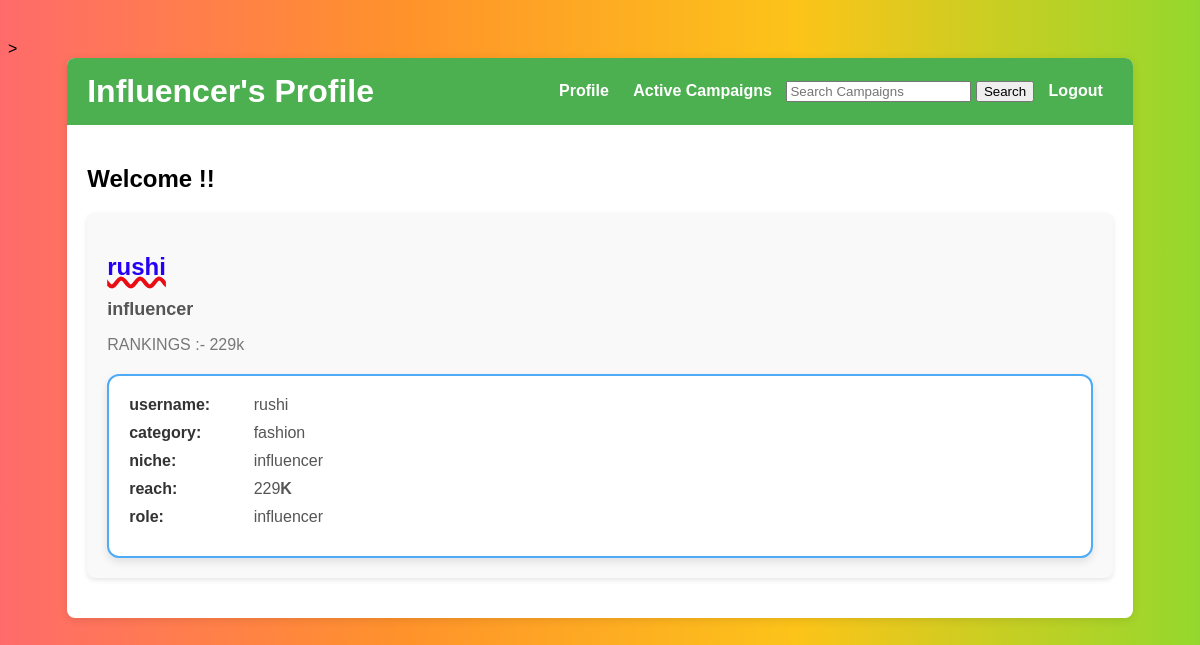
The app's page /influ_profile (signed in) with its own data.
### model.py (models this page shows)
class Users(db.Model):
    id = db.Column(db.Integer, primary_key=True)
    username = db.Column(db.String(250), unique=True, nullable=False)
    password = db.Column(db.String(250), nullable=False)
    role = db.Column(db.String(50), nullable=False)
    campaigns = db.relationship('Campaign', backref='sponsor', lazy=True)
    influencer_signups = db.relationship('InfluencerSignup', backref='user', lazy=True)
    sponsor_signups = db.relationship('SponsorSignup', backref='user', lazy=True)
    Request_for_sponsor = db.relationship('request_for_sponsor', backref='user', lazy=True)

class InfluencerSignup(db.Model):
    id = db.Column(db.Integer, primary_key=True)
    category = db.Column(db.String(50), nullable=False)
    niche = db.Column(db.String(100), nullable=False)
    reach = db.Column(db.Integer, nullable=False)
    role = db.Column(db.String(50), nullable=False)
    user_id = db.Column(db.Integer, db.ForeignKey('users.id'), nullable=False)

### app.py (the view)
@app.route('/influ_profile')
def home():
    if 'user_id' not in session or session.get('role') != 'influencer':
        return redirect(url_for('login'))
    user_id = session['user_id']
    user = user_model.query.get(user_id)
    Profile = user.influencer_signups[0]
    return render_template('influ_profile.html', user=user, Profile=Profile)

### templates/influ_profile.html (shortened to what this page needs)
<!DOCTYPE html>
<html lang="en">
<head>
    <link rel="stylesheet" href="{{ url_for('static', filename='influ_profile.css') }}">>
</head>
<body>
    <div class="dashboard">
        <header>
            <h1>Influencer's Profile</h1>
            <nav>
                <a href="influ_profile">Profile</a>
                <a href="/active_campain">Active Campaigns</a>
                <form action="{{ url_for('search_campaign') }}" method="GET" style="display: inline;">
                    <input type="text" name="query" placeholder="Search Campaigns" required>
                    <button type="submit">Search</button>
                </form>
                <a href="/">Logout</a>
            </nav>
        </header>
        <main>
            <section class="welcome">
                <h2>Welcome !!</h2>
                <div class="profile-page">
                    <h2 class="profile-name"><b style="color: rgb(76, 16, 205);"><span style=" text-decoration: underline wavy rgb(234, 12, 19) 4px; color: rgb(37, 0, 247);">{{ user.username }}</span></b></h2>
                    <h3 class="profile-role">{{Profile.role}}</h3>
                    <p class="profile-ranking">RANKINGS :- {{Profile.reach}}k</p>
                    <div class="profile-details-frame">
                        <div class="profile-details">
                            <div class="detail">
                                <span class="detail-title">username:</span>
                                <span class="detail-value">{{user.username}}</span>
                            </div>
                            <div class="detail">
                                <span class="detail-title">category:</span>
                                <span class="detail-value">{{Profile.category}}</span>
                            </div>
                            <div class="detail">
                                <span class="detail-title">niche:</span>
                                <span class="detail-value">{{Profile.niche}}</span>
                            </div>
                            <div class="detail">
                                <span class="detail-title">reach:</span>
                                <span class="detail-value">{{Profile.reach}}<b>K</b></span>
                            </div>
                            <div class="detail">
                                <span class="detail-title">role:</span>
                                <span class="detail-value">{{Profile.role}}</span>
                            </div>
                        </div>
                    </div>
                </div>
            </section>
        </main>
    </div>
</body>
</html>

### static/influ_profile.css (style rules this page uses)
body { font-family: Arial, sans-serif; padding: 0; margin-top: 40px; background: linear-gradient(270deg, #ff6b6b, #f06595, #cc5de8, #845ef7, #5c7cfa, #4dabf7, #22b8cf, #20c997, #51cf66, #94d82d, #fcc419, #ff922b, #ff6b6b); background-size: 400% 400%; animation: gradientAnimation 15s ease infinite; }
.dashboard { width: 90%; max-width: 1200px; margin: 0 auto; background-color: #fff; box-shadow: 0 2px 10px rgba(0, 0, 0, 0.1); border-radius: 8px; overflow: hidden; }
header { background-color: #4CAF50; color: white; padding: 15px 20px; display: flex; justify-content: space-between; align-items: center; }
header h1 { margin: 0; }
header nav a { color: white; margin: 0 10px; text-decoration: none; font-weight: bold; }
main { padding: 20px; }
.welcome { margin-bottom: 20px; }
.profile-page { background-color: #f9f9f9; padding: 20px; border-radius: 8px; box-shadow: 0 2px 5px rgba(0, 0, 0, 0.1); }
.profile-name { font-size: 24px; font-weight: bold; margin-bottom: 5px; color: #333; }
.profile-role { font-size: 18px; color: #555; margin-bottom: 10px; }
.profile-ranking { font-size: 16px; color: #777; margin-bottom: 20px; }
.profile-details-frame { background: #ffffff; border: 2px solid #4dabf7; border-radius: 12px; padding: 20px; box-shadow: 0 4px 8px rgba(0, 0, 0, 0.1); transition: all 0.3s ease; }
.profile-details .detail { margin-bottom: 10px; }
.profile-details .detail-title { font-weight: bold; color: #333; width: 120px; display: inline-block; }
.profile-details .detail-value { color: #555; }

### records on screen
Users: username "rushi"
InfluencerSignup: role "influencer", reach "229", category "fashion", niche "influencer"
